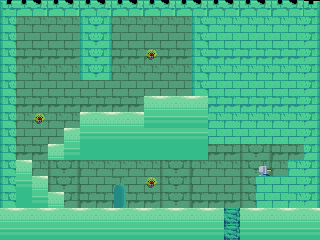

Below is a game level as drawn by its tile map, then a one-line description and the .tmx file that defines it, in full:
An orthogonal 20x15 tile map with 16x16 px tiles, 2 tile layers (topTiles, foreground), 2 tilesets and 23 objects (18x tile, hermit, door, bed, userectangle, ...).

<map version="1.0" tiledversion="1.1.1" orientation="orthogonal" renderorder="right-down" width="20" height="15" tilewidth="16" tileheight="16" infinite="0" nextobjectid="45">
 <properties>
  <property name="bgcolor" value="0;0;0" />
  <property name="offset" type="int" value="40" />
  <property name="song" value="shop" />
 </properties>
 <tileset firstgid="1" name="base" tilewidth="16" tileheight="16" spacing="1" tilecount="330" columns="22">
  <image source="../../../graphics/game/tiles.png" width="374" height="255" />
 </tileset>
 <tileset firstgid="331" name="base" tilewidth="16" tileheight="16" spacing="1" tilecount="330" columns="22">
  <image source="../../../graphics/game/tiles.png" width="374" height="255" />
 </tileset>
 <layer name="topTiles" width="20" height="15">
  <data encoding="csv">
437,438,439,438,439,438,439,438,439,438,439,438,439,438,439,438,439,438,439,440,
459,394,394,394,394,394,394,394,394,394,394,394,394,394,394,394,394,394,394,462,
459,416,416,416,416,416,416,416,416,416,416,416,416,416,416,416,416,416,416,462,
459,372,372,372,372,372,372,42,372,372,372,372,42,372,372,372,42,372,372,462,
459,394,394,394,394,394,394,394,394,394,394,394,394,394,394,394,394,394,394,462,
459,416,416,416,416,416,416,416,416,416,416,416,416,416,416,416,416,416,416,462,
459,372,372,372,372,372,372,372,372,372,372,372,372,372,372,372,372,372,372,462,
459,394,394,394,394,394,394,394,394,394,394,394,394,394,394,394,394,394,394,462,
459,416,416,416,416,416,416,416,416,416,416,416,416,416,416,416,416,416,416,462,
459,372,372,372,372,372,372,372,372,372,372,372,372,372,372,41,44,372,372,462,
459,394,394,394,394,394,394,394,394,394,394,394,394,394,394,41,44,394,482,462,
459,416,416,416,416,416,416,395,416,416,416,416,416,416,416,41,504,504,504,462,
459,372,372,372,372,372,372,417,372,372,372,372,372,372,372,41,504,504,482,462,
444,444,445,445,444,445,444,445,444,445,444,445,444,445,111,114,115,114,115,114,
466,467,466,467,466,467,466,136,137,136,137,136,137,467,111,467,466,467,466,467
</data>
 </layer>
 <layer name="foreground" width="20" height="15">
  <data encoding="csv">
0,0,0,0,0,0,0,0,0,0,0,0,0,0,0,0,0,0,0,0,
0,0,0,0,0,129,132,0,0,0,0,0,129,152,152,152,152,152,152,0,
0,0,0,0,0,129,132,0,0,0,0,0,129,174,174,174,174,174,174,0,
0,0,0,0,0,129,132,0,0,196,0,0,129,130,130,130,130,130,130,0,
0,0,0,0,0,129,132,0,0,0,0,0,129,152,152,152,152,152,152,0,
0,0,0,0,0,0,0,0,0,0,0,0,129,174,174,174,174,174,174,0,
0,0,0,0,0,0,0,0,0,114,115,114,115,130,130,130,130,130,130,0,
0,0,196,0,0,115,114,115,114,136,137,136,137,152,152,152,152,152,152,0,
0,0,0,0,115,136,136,137,136,136,136,136,137,174,174,174,174,174,174,0,
0,0,0,115,136,158,158,158,158,158,158,158,158,0,0,0,0,0,0,0,
0,114,0,41,44,0,0,0,0,0,41,44,0,0,0,0,143,0,0,0,
0,136,114,41,44,0,0,0,0,196,41,44,0,0,0,0,0,0,0,0,
0,158,136,114,44,0,0,0,0,0,41,44,0,0,0,0,0,0,0,0,
444,445,444,445,0,0,0,0,0,0,0,0,0,0,0,0,0,0,0,0,
0,136,137,0,0,0,0,0,0,0,0,0,0,0,0,0,0,0,0,0
</data>
 </layer>
 <objectgroup name="topObjects">
  <object id="3" name="hermit" x="272" y="160" width="16" height="16">
   <properties>
    <property name="freeze" type="bool" value="true" />
    <property name="scale" type="int" value="-1" />
   </properties>
  </object>
  <object id="4" name="tile" x="0" y="208" width="320" height="32" />
  <object id="5" name="tile" x="0" y="16" width="16" height="192" />
  <object id="6" name="tile" x="304" y="16" width="16" height="192" />
  <object id="9" name="tile" x="0" y="0" width="320" height="16" />
  <object id="12" name="tile" x="256" y="192" width="48" height="16" />
  <object id="13" name="tile" x="256" y="176" width="48" height="16" />
  <object id="14" name="tile" x="288" y="160" width="16" height="16" />
  <object id="21" name="door" x="112" y="192" width="16" height="16">
   <properties>
    <property name="link" value="tobeach;400;192;" />
   </properties>
  </object>
  <object id="31" name="bed" x="160" y="80" width="16" height="16">
   <properties>
    <property name="scale" type="int" value="-1" />
   </properties>
  </object>
  <object id="32" name="tile" x="208" y="16" width="96" height="128" />
  <object id="33" name="tile" x="144" y="96" width="48" height="64" />
  <object id="34" name="tile" x="80" y="112" width="48" height="48" />
  <object id="35" name="tile" x="64" y="128" width="16" height="32" />
  <object id="36" name="tile" x="48" y="144" width="16" height="16" />
  <object id="37" name="tile" x="48" y="192" width="16" height="16" />
  <object id="38" name="tile" x="32" y="176" width="16" height="32" />
  <object id="39" name="tile" x="16" y="160" width="16" height="48" />
  <object id="40" name="tile" x="80" y="16" width="32" height="64" />
  <object id="41" name="tile" x="192" y="16" width="16" height="144" />
  <object id="42" name="tile" x="128" y="112" width="16" height="48" />
  <object id="43" name="userectangle" x="224" y="192" width="16" height="16">
   <properties>
    <property name="func" value="data.scripts.heal" />
   </properties>
  </object>
  <object id="44" name="barrier" x="256" y="144" height="32" />
 </objectgroup>
</map>
